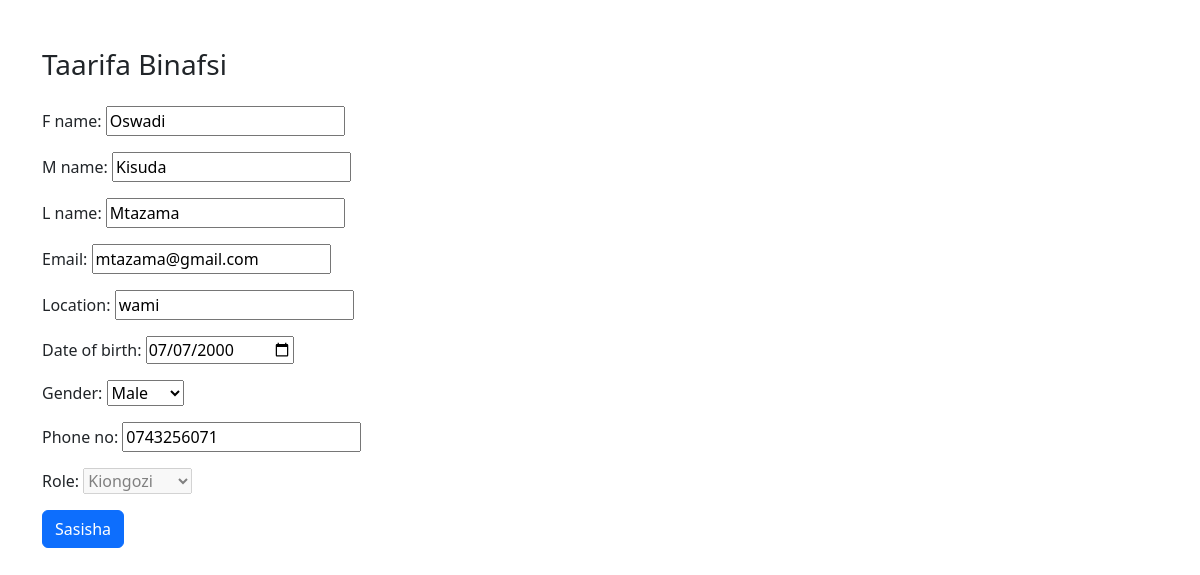
/profile/ (signed in), run on the app's committed database.
### users/models.py (models this page shows, shortened)
class CustomUser(AbstractBaseUser, PermissionsMixin):
    ROLE_CHOICES = (('kiongozi', 'Kiongozi'), ('mwananchi', 'Mwananchi'),)
    GENDER_CHOICES = (('male', 'Male'), ('female', 'Female'),)
    f_name = models.CharField(max_length=30)
    m_name = models.CharField(max_length=30, blank=True, null=True)
    l_name = models.CharField(max_length=30)
    email = models.EmailField(unique=True)
    location = models.CharField(max_length=100)
    date_of_birth = models.DateField()
    gender = models.CharField(max_length=10, choices=GENDER_CHOICES, default='male')
    phone_no = models.CharField(max_length=15)
    role = models.CharField(max_length=20, choices=ROLE_CHOICES, default='mwananchi')
    is_active = models.BooleanField(default=True)
    is_staff = models.BooleanField(default=False)
    date_joined = models.DateTimeField(default=timezone.now)
    objects = CustomUserManager()
    USERNAME_FIELD = 'email'
    REQUIRED_FIELDS = ['f_name', 'l_name', 'location', 'date_of_birth', 'phone_no']

### users/views.py (the view)
# urls.py: path('profile/', views.view_profile, name='view_profile'),
@login_required
def view_profile(request):
    if request.method == 'POST':
        form = UpdateProfileForm(request.POST, instance=request.user)
        if form.is_valid():
            form.save()
            return redirect('view_profile')  # Refresh with updated data
    else:
        form = UpdateProfileForm(instance=request.user)
    return render(request, 'user_profile.html', {'form': form})

### users/forms.py (shortened to what this page needs)
class UpdateProfileForm(forms.ModelForm):
    class Meta:
        model = CustomUser
        fields = [
            'f_name', 'm_name', 'l_name', 'email', 'location',
            'date_of_birth', 'gender', 'phone_no', 'role'
        ]
        widgets = {
            'date_of_birth': forms.DateInput(attrs={'type': 'date'}),
            'gender': forms.Select(choices=CustomUser.GENDER_CHOICES),
            'email': forms.EmailInput(attrs={'readonly': 'readonly'}),
        }
    def __init__(self, *args, **kwargs):
        super().__init__(*args, **kwargs)
        self.fields['role'].disabled = True

### users/templates/user_profile.html (shortened to what this page needs)
{% load static %}
<!DOCTYPE html>
<html lang="en">
<head>
    <link href="https://cdn.jsdelivr.net/npm/bootstrap@5.3.3/dist/css/bootstrap.min.css" rel="stylesheet">
</head>
<body>
<div class="container mt-5">
    <h3 class="mb-4">Taarifa Binafsi</h3>
    <form method="POST">
        {{ form.as_p }}
        <button type="submit" class="btn btn-primary">Sasisha</button>
    </form>
</div>
</body>
</html>

### data on the page
CustomUser: f_name "Oswadi", m_name "Kisuda", l_name "Mtazama", email "mtazama@gmail.com", location "wami", date_of_birth "07/07/2000", gender "Male", phone_no "0743256071", role "Kiongozi"
